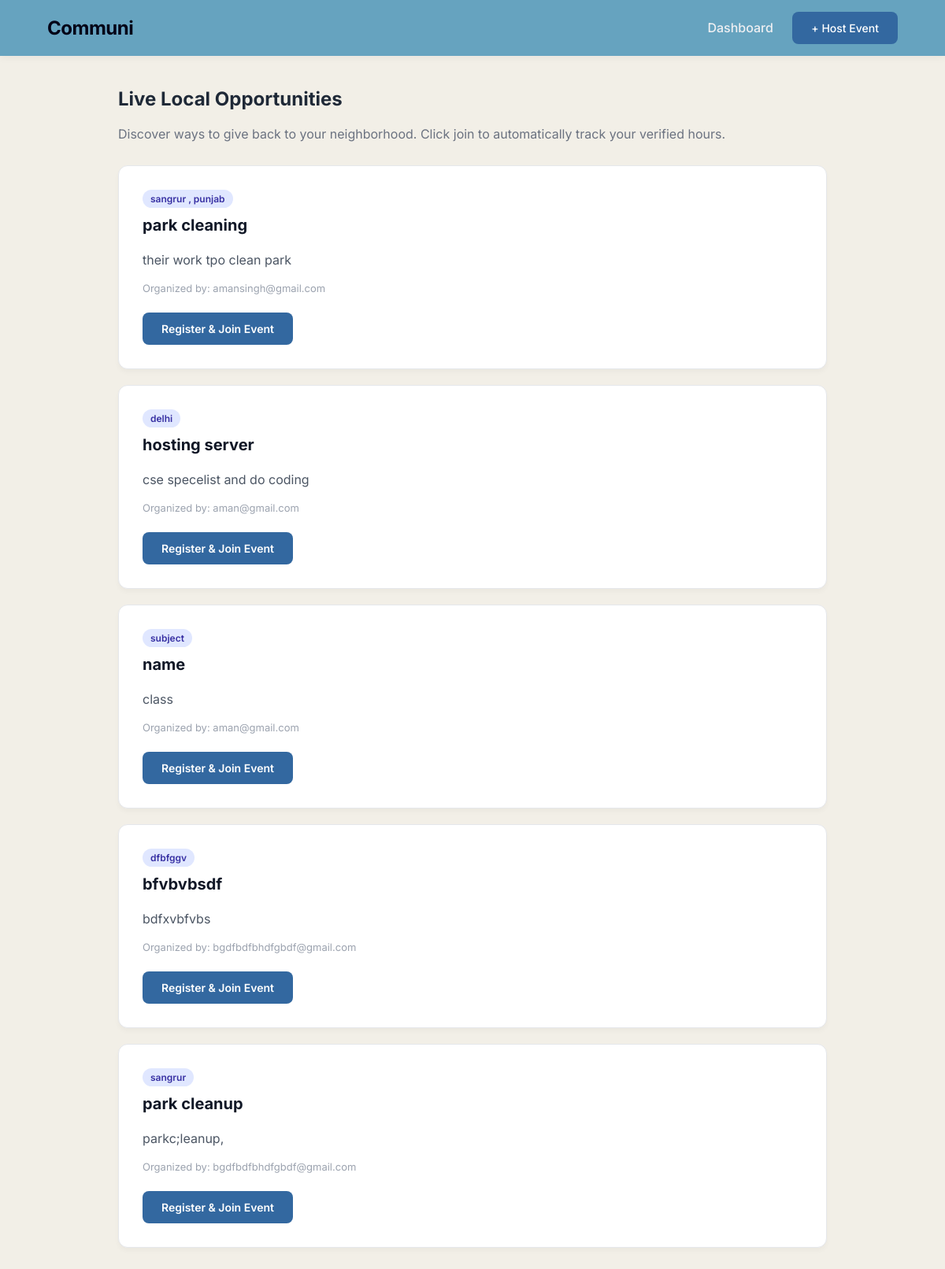
/explore, run on the app's committed database.
### app.py (models this page shows)
class Event(db.Model):
    id = db.Column(db.Integer, primary_key=True)
    title = db.Column(db.String(200), nullable=False)
    description = db.Column(db.String(500), nullable=False)
    location = db.Column(db.String(200), nullable=False)
    organizer_email = db.Column(db.String(100), nullable=False)

### app.py (the view)
@app.route('/explore')
def explore():
    all_events = Event.query.all()
    return render_template('explore.html', events=all_events)

### templates/explore.html (shortened to what this page needs)
<!DOCTYPE html>
<html>
<head>
    <link rel="stylesheet" href="{{ url_for('static', filename='style.css') }}">
</head>
<body>
    <nav class="navbar">
        <a href="/" class="logo"> Communi</a>
        <div class="nav-links">
            <a href="/dashboard">Dashboard</a>
            <a href="/create" class="btn" style="color: white; margin-left: 20px;">+ Host Event</a>
        </div>
    </nav>
    <div class="container">
        <h2>Live Local Opportunities</h2>
        <p style="color: #6b7280; margin-bottom: 30px;">Discover ways to give back to your neighborhood. Click join to automatically track your verified hours.</p>
        {% if events %}
            {% for event in events %}
                <div class="card">
                    <span class="badge"> {{ event.location }}</span>
                    <h3>{{ event.title }}</h3>
                    <p style="color: #4b5563; line-height: 1.5;">{{ event.description }}</p>
                    <p style="color: #9ca3af; font-size: 13px;">Organized by: {{ event.organizer_email }}</p>
                    <a href="/join/{{ event.id }}" class="btn" style="margin-top: 10px;">Register & Join Event</a>
                </div>
            {% endfor %}
        {% else %}
            <div class="card" style="text-align: center; padding: 50px;">
                <h3 style="color: #6b7280;">No active events right now.</h3>
                <p>Be the first to create a community initiative!</p>
                <a href="/create" class="btn" style="margin-top: 15px;">Host an Event</a>
            </div>
        {% endif %}
    </div>
</body>
</html>

### static/style.css (style rules this page uses)
body { font-family: 'Inter', sans-serif; background-color:#F2EFE7; color: #1f2937; margin: 0; padding: 0; }
.navbar { display: flex; justify-content: space-between; align-items: center; background: #66A3BF; padding: 15px 5%; box-shadow: 0 2px 10px rgba(0,0,0,0.05); position: sticky; top: 0; z-index: 1000; }
.navbar .logo { font-size: 24px; font-weight: 700; color: #030217; text-decoration: none; letter-spacing: -0.5px; }
.nav-links a { text-decoration: none; color: #eeeff2; margin-left: 25px; font-weight: 500; transition: color 0.2s; }
.container { max-width: 900px; margin: 40px auto; padding: 0 20px; }
.btn { background: #3368A0; color: white; padding: 12px 24px; border-radius: 8px; border: none; font-weight: 600; cursor: pointer; transition: all 0.2s; text-decoration: none; display: inline-block; font-size: 14px; }
.card { background: white; padding: 30px; border-radius: 12px; box-shadow: 0 4px 6px rgba(0,0,0,0.03); border: 1px solid #e5e7eb; margin-bottom: 20px; transition: transform 0.2s, box-shadow 0.2s; }
.card h3 { margin-top: 0; color: #111827; font-size: 20px; }
.badge { background: #e0e7ff; color: #3730a3; padding: 4px 10px; border-radius: 20px; font-size: 12px; font-weight: 600; display: inline-block; margin-bottom: 10px; }

### data on the page
Event: location "sangrur , punjab", title "park cleaning", description "their work tpo clean park", organizer_email "amansingh@gmail.com"
Event: location "delhi", title "hosting server", description "cse specelist and do coding", organizer_email "aman@gmail.com"
Event: location "subject", title "name", description "class", organizer_email "aman@gmail.com"
Event: location "dfbfggv", title "bfvbvbsdf", description "bdfxvbfvbs", organizer_email "bgdfbdfbhdfgbdf@gmail.com"
Event: location "sangrur", title "park cleanup", description "parkc;leanup,", organizer_email "bgdfbdfbhdfgbdf@gmail.com"
